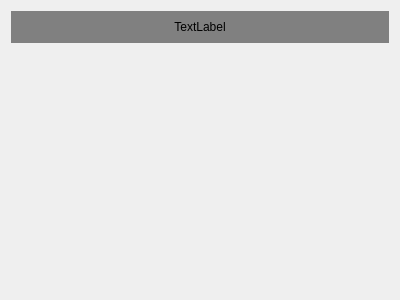
<?xml version="1.0" encoding="UTF-8"?>
<ui version="4.0">
 <class>Form</class>
 <widget class="QWidget" name="Form">
  <property name="geometry">
   <rect>
    <x>0</x>
    <y>0</y>
    <width>400</width>
    <height>300</height>
   </rect>
  </property>
  <property name="windowTitle">
   <string>Form</string>
  </property>
  <layout class="QVBoxLayout" name="verticalLayout">
   <item>
    <widget class="QLabel" name="label">
     <property name="maximumSize">
      <size>
       <width>16777215</width>
       <height>32</height>
      </size>
     </property>
     <property name="autoFillBackground">
      <bool>false</bool>
     </property>
     <property name="styleSheet">
      <string notr="true">background-color: gray;
color: black;</string>
     </property>
     <property name="text">
      <string>TextLabel</string>
     </property>
     <property name="alignment">
      <set>Qt::AlignmentFlag::AlignCenter</set>
     </property>
    </widget>
   </item>
   <item>
    <widget class="QWidget" name="widget" native="true"/>
   </item>
  </layout>
 </widget>
 <resources/>
 <connections/>
</ui>
